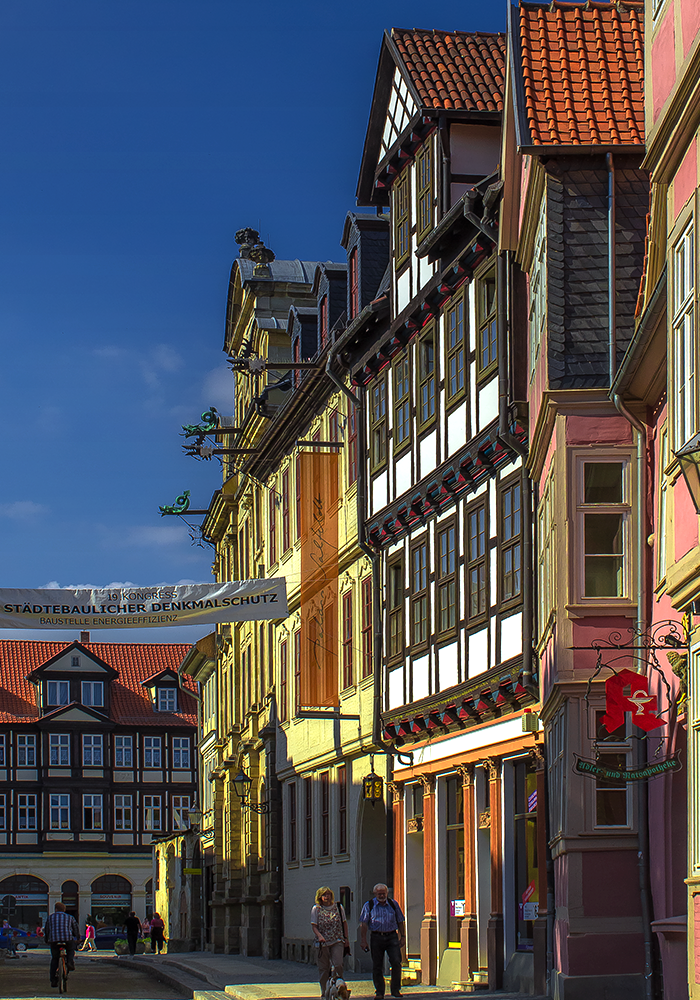
#> input picture data/001_L.png, 700 x 1000 px
$ python hfs_segment_plus.py   (older library calls are emulated)
#> lines starting #> are read from the running program, lines starting #| are printed output that depends on the picture
import matplotlib.pyplot as plt
from PIL import Image
from skimage import io
import cv2
import numpy as np
import cc3d
import imageio


# [138 lines left out: functions find_neibor, merge_smallest_label, find_neibor2, merge_label, not called in this run]


def hfs_domain_decompostion(img,patch_num=4):
    # plt.imshow(img)
    # plt.show()
    # print(img.shape)
    engine = cv2.hfs.HfsSegment_create(img.shape[0], img.shape[1])

    res = engine.performSegmentGpu(img, False)
    # [5 lines of commented-out code are left out]
    labels_out_cc = cc3d.connected_components(res, connectivity=8)

    # [5 lines of commented-out code are left out]

    labels_out = merge_label(labels_out_cc, patch_num=patch_num)
    # plt.imshow(labels_out)
    # plt.show()
    # return res
    return labels_out


if __name__ == '__main__':
    img = cv2.imread('../data/001_L.png')
#> img is the input picture: shape (1000, 700, 3); mean B, G, R 86.3, 81.3, 82.2

    plt.imshow(img)
    plt.show()
    labels_out = hfs_domain_decompostion(img,patch_num=9)
#> in hfs_domain_decompostion, `res = engine.performSegmentGpu(img, False)`:
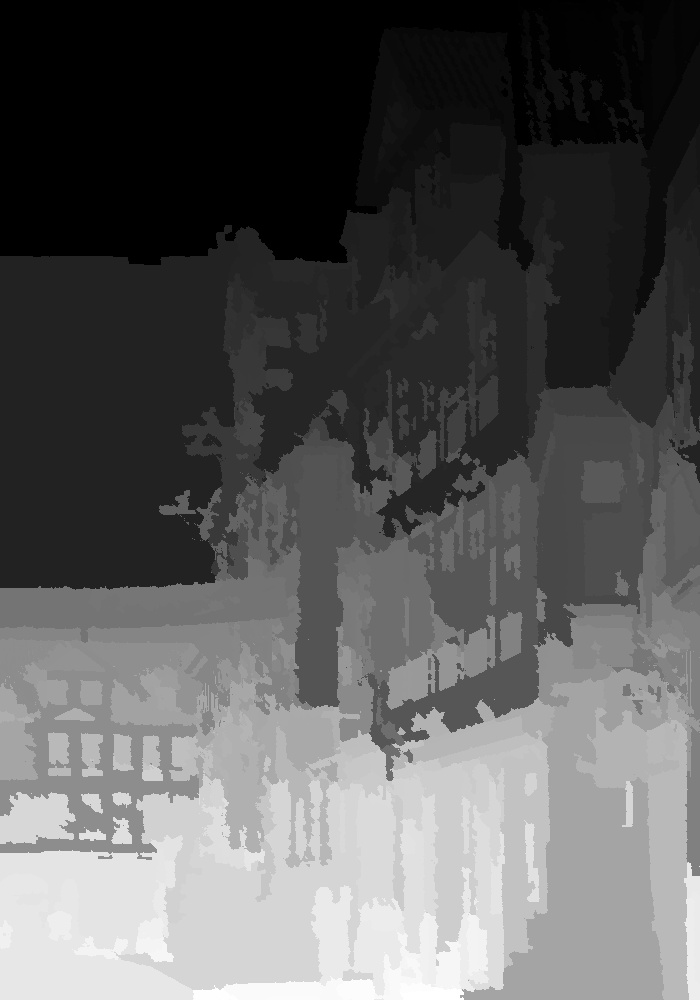
#> res: shape (1000, 700) uint16; min 1, max 344, mean 123.8; drawn with min black and max white
#> (the run stopped early here; a loop or call above may not have finished)
